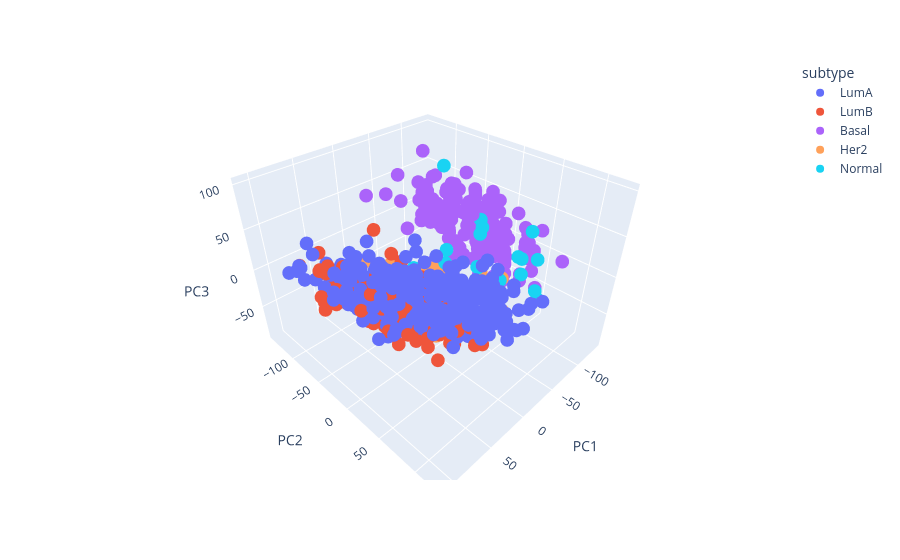

The code cell stored with this chart in its notebook:
### Code cell
import plotly.express as px
from sklearn.decomposition import PCA

labels = merged[pam50]
pca = PCA(n_components=3)
components = pca.fit_transform(star_t)
df_3d = pd.DataFrame(components, columns=["PC1", "PC2", "PC3"])
df_3d["subtype"] = labels.values

px.scatter_3d(df_3d, x="PC1", y="PC2", z="PC3", color="subtype")

### Figure 1 — Plotly figure (JSON) as saved in the notebook; plotly's stock layout.template omitted (floating-point values rounded to 4 significant figures; data arrays with more than 128 entries replaced by an {"elided": "..."} marker saying what was removed)
{"data": [{"hovertemplate": "subtype=LumA<br>PC1=%{x}<br>PC2=%{y}<br>PC3=%{z}<extra></extra>", "legendgroup": "LumA", "marker": {"color": "#636efa", "symbol": "circle"}, "mode": "markers", "name": "LumA", "scene": "scene", "showlegend": true, "type": "scatter3d", "x": {"elided": "421 float values"}, "y": {"elided": "421 float values"}, "z": {"elided": "421 float values"}}, {"hovertemplate": "subtype=LumB<br>PC1=%{x}<br>PC2=%{y}<br>PC3=%{z}<extra></extra>", "legendgroup": "LumB", "marker": {"color": "#EF553B", "symbol": "circle"}, "mode": "markers", "name": "LumB", "scene": "scene", "showlegend": true, "type": "scatter3d", "x": {"elided": "192 float values"}, "y": {"elided": "192 float values"}, "z": {"elided": "192 float values"}}, {"hovertemplate": "subtype=Basal<br>PC1=%{x}<br>PC2=%{y}<br>PC3=%{z}<extra></extra>", "legendgroup": "Basal", "marker": {"color": "#ab63fa", "symbol": "circle"}, "mode": "markers", "name": "Basal", "scene": "scene", "showlegend": true, "type": "scatter3d", "x": {"elided": "139 float values"}, "y": {"elided": "139 float values"}, "z": {"elided": "139 float values"}}, {"hovertemplate": "subtype=Her2<br>PC1=%{x}<br>PC2=%{y}<br>PC3=%{z}<extra></extra>", "legendgroup": "Her2", "marker": {"color": "#FFA15A", "symbol": "circle"}, "mode": "markers", "name": "Her2", "scene": "scene", "showlegend": true, "type": "scatter3d", "x": [-13.55, -25.78, -1.285, -15.67, -45.52, -48.7, -6.481, -42.4, -36.29, -47.65, 35.42, -22.12, -60.72, 18.01, -43.79, -27.81, -78.18, 3.96, -50.92, 3.135, -25.57, -40.02, -40.21, 10.34, 20.64, -9.582, 17.37, -5.767, -36.77, -30.33, 18.87, -52.02, -49.01, -18.75, -26.14, -16.96, -33.41, -11.78, -61.32, 12.95, -45.57, -33.17, 5.283, -0.8666, -11.51, -58.25, -48.62, -45.56, -82.47, -21.14, -40.94, -42.6, -58.25, -29.54, 2.279, 16.77, 2.359, -64.41, -32.64, -28.79, -44.69, -85.91, 23.5, -51.99, -70.37, 6.92, 7.776], "y": [22.94, 33.57, -30.22, -42.01, 19.19, -15.82, -8.118, -5.921, 14.21, -41.18, -14.55, -16.21, 33.37, -5.901, 29.46, -1.989, 34.28, -75.41, -45.17, -78.18, -33.4, -29.55, 16.05, -66.93, -82.35, -41.41, -42.02, 4.329, -7.32, 33.54, -39.14, 21.19, -1.404, 20.51, 33.16, 2.069, 13.86, 33.42, 35.41, -46.53, -7.805, 22.55, -36.38, 3.542, -24.43, 8.849, -41.2, -9.678, -29.41, 34.21, -5.701, -46.73, 36.16, -34.84, -56.41, 0.5926, -37.77, 0.3824, -23.01, -2.874, 52.95, 33.41, -8.419, -35.66, 10.24, -32.41, -9.247], "z": [-47.35, -24.62, -21.03, -18.77, -70.87, -12.94, -29.23, -21.04, -46.78, -30.6, 2.563, -19.5, -77.62, 9.435, -84.48, -77.5, -16.87, -22.96, -29.33, -23.19, -10.76, -30.93, -62.58, -35.9, -3.508, -53.77, -20.57, -74.46, -77.06, -22.02, -26.86, -72.92, -29.24, -44.87, -22.58, -19.94, -34.85, -10.39, -62.71, 6.51, -38.8, -21.9, -12.42, -10.03, -35.13, -57.68, -51.72, -70.43, -69.36, -55.4, -63.74, -29.71, -80.7, -73.23, -24.77, -46.24, -44.45, -79.36, -26.46, -61.32, -26.17, -68.1, -6.94, -28.84, -16.21, -7.778, -47.81]}, {"hovertemplate": "subtype=Normal<br>PC1=%{x}<br>PC2=%{y}<br>PC3=%{z}<extra></extra>", "legendgroup": "Normal", "marker": {"color": "#19d3f3", "symbol": "circle"}, "mode": "markers", "name": "Normal", "scene": "scene", "showlegend": true, "type": "scatter3d", "x": [-38.52, -70.25, 22.38, -42.47, -32.53, -56.4, -40.88, -25.6, -11.79, -60.3, -50.49, -80.23, -49.01, -54.59, 6.041, -19.45, -57.52, -5.229, -98.25, -37.07, -109.1, -26.07, -42.81], "y": [59.62, 6.22, 0.9345, 75.93, 86.55, -35.63, 43.18, -2.466, 12.12, 12.73, 34.04, 56.81, 10.79, 80.21, -10.29, 112.5, 16.27, 60.56, -16.66, 61.31, 56.95, 49.43, 102.1], "z": [-14.36, 31.58, 30.44, 48.04, 55.59, 101.0, -56.82, 11.65, 40.93, -3.151, -11.7, -1.169, -26.97, 72.36, -3.421, 40.06, -0.765, 89.37, 28.65, 15.95, 3.884, 9.138, 12.11]}], "layout": {"legend": {"title": {"text": "subtype"}, "tracegroupgap": 0}, "margin": {"t": 60}, "scene": {"domain": {"x": [0, 1], "y": [0, 1]}, "xaxis": {"title": {"text": "PC1"}}, "yaxis": {"title": {"text": "PC2"}}, "zaxis": {"title": {"text": "PC3"}}}}}
